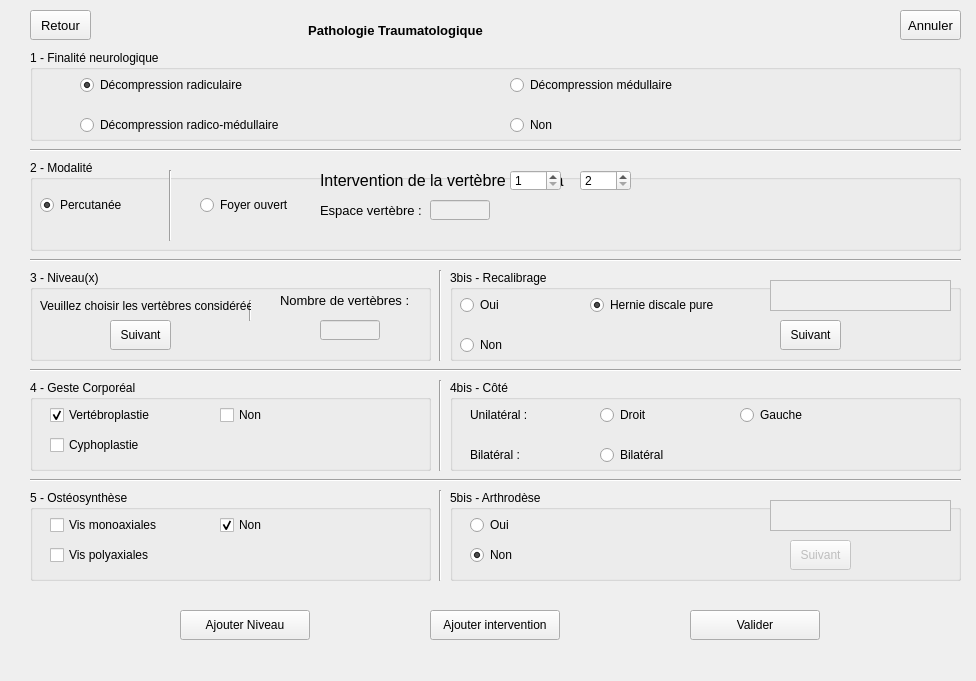
<?xml version="1.0" encoding="UTF-8"?>
<ui version="4.0">
 <class>Frame</class>
 <widget class="QFrame" name="Frame">
  <property name="geometry">
   <rect>
    <x>0</x>
    <y>0</y>
    <width>976</width>
    <height>681</height>
   </rect>
  </property>
  <property name="windowTitle">
   <string>Frame</string>
  </property>
  <widget class="QPushButton" name="pushButton_valider">
   <property name="geometry">
    <rect>
     <x>690</x>
     <y>610</y>
     <width>130</width>
     <height>30</height>
    </rect>
   </property>
   <property name="text">
    <string>Valider</string>
   </property>
  </widget>
  <widget class="QPushButton" name="pushButton_annuler">
   <property name="geometry">
    <rect>
     <x>900</x>
     <y>10</y>
     <width>61</width>
     <height>30</height>
    </rect>
   </property>
   <property name="font">
    <font>
     <pointsize>10</pointsize>
     <weight>50</weight>
     <bold>false</bold>
    </font>
   </property>
   <property name="text">
    <string>Annuler</string>
   </property>
  </widget>
  <widget class="QPushButton" name="pushButton_ajouterIntervention">
   <property name="geometry">
    <rect>
     <x>430</x>
     <y>610</y>
     <width>130</width>
     <height>30</height>
    </rect>
   </property>
   <property name="text">
    <string>Ajouter intervention</string>
   </property>
  </widget>
  <widget class="QPushButton" name="pushButton_retour">
   <property name="geometry">
    <rect>
     <x>30</x>
     <y>10</y>
     <width>61</width>
     <height>30</height>
    </rect>
   </property>
   <property name="font">
    <font>
     <pointsize>10</pointsize>
     <weight>50</weight>
     <bold>false</bold>
    </font>
   </property>
   <property name="text">
    <string>Retour</string>
   </property>
  </widget>
  <widget class="QGroupBox" name="groupBox_finaliteNeurologique">
   <property name="geometry">
    <rect>
     <x>30</x>
     <y>50</y>
     <width>931</width>
     <height>91</height>
    </rect>
   </property>
   <property name="title">
    <string>1 - Finalité neurologique</string>
   </property>
   <widget class="QRadioButton" name="radioButton_radicoMedullaire">
    <property name="geometry">
     <rect>
      <x>50</x>
      <y>60</y>
      <width>301</width>
      <height>30</height>
     </rect>
    </property>
    <property name="text">
     <string>Décompression radico-médullaire</string>
    </property>
   </widget>
   <widget class="QRadioButton" name="radioButton_non">
    <property name="geometry">
     <rect>
      <x>480</x>
      <y>60</y>
      <width>201</width>
      <height>30</height>
     </rect>
    </property>
    <property name="text">
     <string>Non</string>
    </property>
   </widget>
   <widget class="QRadioButton" name="radioButton_medullaire">
    <property name="geometry">
     <rect>
      <x>480</x>
      <y>20</y>
      <width>241</width>
      <height>30</height>
     </rect>
    </property>
    <property name="text">
     <string>Décompression médullaire</string>
    </property>
   </widget>
   <widget class="QRadioButton" name="radioButton_radiculaire">
    <property name="geometry">
     <rect>
      <x>50</x>
      <y>20</y>
      <width>301</width>
      <height>30</height>
     </rect>
    </property>
    <property name="text">
     <string>Décompression radiculaire</string>
    </property>
    <property name="checked">
     <bool>true</bool>
    </property>
   </widget>
  </widget>
  <widget class="QGroupBox" name="groupBox_Modalite">
   <property name="geometry">
    <rect>
     <x>30</x>
     <y>160</y>
     <width>931</width>
     <height>91</height>
    </rect>
   </property>
   <property name="title">
    <string>2 - Modalité</string>
   </property>
   <widget class="QLineEdit" name="lineEdit">
    <property name="enabled">
     <bool>false</bool>
    </property>
    <property name="geometry">
     <rect>
      <x>400</x>
      <y>40</y>
      <width>60</width>
      <height>20</height>
     </rect>
    </property>
   </widget>
   <widget class="QLabel" name="label_niveau">
    <property name="geometry">
     <rect>
      <x>290</x>
      <y>10</y>
      <width>401</width>
      <height>21</height>
     </rect>
    </property>
    <property name="font">
     <font>
      <pointsize>12</pointsize>
      <weight>50</weight>
      <bold>false</bold>
     </font>
    </property>
    <property name="text">
     <string>Intervention de la vertèbre           à             .</string>
    </property>
   </widget>
   <widget class="QLabel" name="label_niveauCalcul">
    <property name="geometry">
     <rect>
      <x>290</x>
      <y>40</y>
      <width>111</width>
      <height>21</height>
     </rect>
    </property>
    <property name="font">
     <font>
      <pointsize>10</pointsize>
      <weight>50</weight>
      <bold>false</bold>
     </font>
    </property>
    <property name="text">
     <string>Espace vertèbre : </string>
    </property>
   </widget>
   <widget class="QSpinBox" name="spinBox_nombre1">
    <property name="geometry">
     <rect>
      <x>480</x>
      <y>10</y>
      <width>51</width>
      <height>21</height>
     </rect>
    </property>
    <property name="minimum">
     <number>1</number>
    </property>
    <property name="maximum">
     <number>32</number>
    </property>
   </widget>
   <widget class="QSpinBox" name="spinBox_nombre2">
    <property name="geometry">
     <rect>
      <x>550</x>
      <y>10</y>
      <width>51</width>
      <height>21</height>
     </rect>
    </property>
    <property name="minimum">
     <number>2</number>
    </property>
    <property name="maximum">
     <number>33</number>
    </property>
   </widget>
   <widget class="QRadioButton" name="radioButton_foyerOuvert">
    <property name="geometry">
     <rect>
      <x>170</x>
      <y>30</y>
      <width>111</width>
      <height>30</height>
     </rect>
    </property>
    <property name="text">
     <string>Foyer ouvert</string>
    </property>
   </widget>
   <widget class="QRadioButton" name="radioButton_percutanee">
    <property name="geometry">
     <rect>
      <x>10</x>
      <y>30</y>
      <width>121</width>
      <height>30</height>
     </rect>
    </property>
    <property name="text">
     <string>Percutanée</string>
    </property>
    <property name="checked">
     <bool>true</bool>
    </property>
   </widget>
   <widget class="Line" name="line_5">
    <property name="geometry">
     <rect>
      <x>130</x>
      <y>10</y>
      <width>21</width>
      <height>71</height>
     </rect>
    </property>
    <property name="orientation">
     <enum>Qt::Vertical</enum>
    </property>
   </widget>
  </widget>
  <widget class="QGroupBox" name="groupBox_recalibrage">
   <property name="geometry">
    <rect>
     <x>450</x>
     <y>270</y>
     <width>511</width>
     <height>91</height>
    </rect>
   </property>
   <property name="title">
    <string>3bis - Recalibrage</string>
   </property>
   <widget class="QPushButton" name="pushButton_recalibrageSuivant">
    <property name="geometry">
     <rect>
      <x>330</x>
      <y>50</y>
      <width>61</width>
      <height>30</height>
     </rect>
    </property>
    <property name="text">
     <string>Suivant</string>
    </property>
   </widget>
   <widget class="QTextEdit" name="textEdit_resultatRecalibrage">
    <property name="enabled">
     <bool>false</bool>
    </property>
    <property name="geometry">
     <rect>
      <x>320</x>
      <y>10</y>
      <width>181</width>
      <height>31</height>
     </rect>
    </property>
   </widget>
   <widget class="QRadioButton" name="radioButton_recalibrageNon">
    <property name="geometry">
     <rect>
      <x>10</x>
      <y>60</y>
      <width>121</width>
      <height>30</height>
     </rect>
    </property>
    <property name="text">
     <string>Non</string>
    </property>
   </widget>
   <widget class="QRadioButton" name="radioButton_recalibrageOui">
    <property name="geometry">
     <rect>
      <x>10</x>
      <y>20</y>
      <width>71</width>
      <height>30</height>
     </rect>
    </property>
    <property name="text">
     <string>Oui</string>
    </property>
   </widget>
   <widget class="QRadioButton" name="radioButton_herniePure">
    <property name="geometry">
     <rect>
      <x>140</x>
      <y>20</y>
      <width>141</width>
      <height>30</height>
     </rect>
    </property>
    <property name="text">
     <string>Hernie discale pure</string>
    </property>
    <property name="checked">
     <bool>true</bool>
    </property>
   </widget>
  </widget>
  <widget class="QGroupBox" name="groupBox_arthrodese">
   <property name="geometry">
    <rect>
     <x>450</x>
     <y>490</y>
     <width>511</width>
     <height>91</height>
    </rect>
   </property>
   <property name="title">
    <string>5bis - Arthrodèse</string>
   </property>
   <widget class="QPushButton" name="pushButton_arthrodeseSuivant">
    <property name="enabled">
     <bool>false</bool>
    </property>
    <property name="geometry">
     <rect>
      <x>340</x>
      <y>50</y>
      <width>61</width>
      <height>30</height>
     </rect>
    </property>
    <property name="text">
     <string>Suivant</string>
    </property>
   </widget>
   <widget class="QTextEdit" name="textEdit_resultatArthrodese">
    <property name="enabled">
     <bool>false</bool>
    </property>
    <property name="geometry">
     <rect>
      <x>320</x>
      <y>10</y>
      <width>181</width>
      <height>31</height>
     </rect>
    </property>
   </widget>
   <widget class="QRadioButton" name="radioButton_arthrodeseOui">
    <property name="geometry">
     <rect>
      <x>20</x>
      <y>20</y>
      <width>101</width>
      <height>30</height>
     </rect>
    </property>
    <property name="text">
     <string>Oui</string>
    </property>
   </widget>
   <widget class="QRadioButton" name="radioButton_arthrodeseNon">
    <property name="geometry">
     <rect>
      <x>20</x>
      <y>50</y>
      <width>121</width>
      <height>30</height>
     </rect>
    </property>
    <property name="text">
     <string>Non</string>
    </property>
    <property name="checked">
     <bool>true</bool>
    </property>
   </widget>
  </widget>
  <widget class="Line" name="line">
   <property name="geometry">
    <rect>
     <x>30</x>
     <y>140</y>
     <width>931</width>
     <height>20</height>
    </rect>
   </property>
   <property name="orientation">
    <enum>Qt::Horizontal</enum>
   </property>
  </widget>
  <widget class="Line" name="line_2">
   <property name="geometry">
    <rect>
     <x>30</x>
     <y>250</y>
     <width>931</width>
     <height>20</height>
    </rect>
   </property>
   <property name="orientation">
    <enum>Qt::Horizontal</enum>
   </property>
  </widget>
  <widget class="Line" name="line_3">
   <property name="geometry">
    <rect>
     <x>30</x>
     <y>360</y>
     <width>931</width>
     <height>20</height>
    </rect>
   </property>
   <property name="orientation">
    <enum>Qt::Horizontal</enum>
   </property>
  </widget>
  <widget class="Line" name="line_4">
   <property name="geometry">
    <rect>
     <x>30</x>
     <y>470</y>
     <width>931</width>
     <height>20</height>
    </rect>
   </property>
   <property name="orientation">
    <enum>Qt::Horizontal</enum>
   </property>
  </widget>
  <widget class="QLabel" name="label_titre">
   <property name="geometry">
    <rect>
     <x>120</x>
     <y>-10</y>
     <width>551</width>
     <height>81</height>
    </rect>
   </property>
   <property name="font">
    <font>
     <pointsize>16</pointsize>
     <weight>75</weight>
     <bold>true</bold>
    </font>
   </property>
   <property name="text">
    <string>&lt;html&gt;&lt;head/&gt;&lt;body&gt;&lt;p align=&quot;center&quot;&gt;&lt;span style=&quot; font-size:10pt;&quot;&gt;Pathologie Traumatologique&lt;/span&gt;&lt;/p&gt;&lt;/body&gt;&lt;/html&gt;</string>
   </property>
  </widget>
  <widget class="Line" name="line_6">
   <property name="geometry">
    <rect>
     <x>430</x>
     <y>380</y>
     <width>21</width>
     <height>91</height>
    </rect>
   </property>
   <property name="orientation">
    <enum>Qt::Vertical</enum>
   </property>
  </widget>
  <widget class="Line" name="line_7">
   <property name="geometry">
    <rect>
     <x>430</x>
     <y>490</y>
     <width>21</width>
     <height>91</height>
    </rect>
   </property>
   <property name="orientation">
    <enum>Qt::Vertical</enum>
   </property>
  </widget>
  <widget class="QGroupBox" name="groupBox_gesteCorpo">
   <property name="geometry">
    <rect>
     <x>30</x>
     <y>380</y>
     <width>401</width>
     <height>91</height>
    </rect>
   </property>
   <property name="title">
    <string>4 - Geste Corporéal</string>
   </property>
   <widget class="QCheckBox" name="checkBox_vertebroplastie">
    <property name="geometry">
     <rect>
      <x>20</x>
      <y>20</y>
      <width>151</width>
      <height>30</height>
     </rect>
    </property>
    <property name="text">
     <string>Vertébroplastie</string>
    </property>
    <property name="checked">
     <bool>true</bool>
    </property>
   </widget>
   <widget class="QCheckBox" name="checkBox_radicoMedullaire_4">
    <property name="geometry">
     <rect>
      <x>20</x>
      <y>50</y>
      <width>151</width>
      <height>30</height>
     </rect>
    </property>
    <property name="text">
     <string>Cyphoplastie</string>
    </property>
   </widget>
   <widget class="QCheckBox" name="checkBox_corporealNon">
    <property name="geometry">
     <rect>
      <x>190</x>
      <y>20</y>
      <width>121</width>
      <height>30</height>
     </rect>
    </property>
    <property name="text">
     <string>Non</string>
    </property>
   </widget>
  </widget>
  <widget class="QGroupBox" name="groupBox_osteosynthese">
   <property name="geometry">
    <rect>
     <x>30</x>
     <y>490</y>
     <width>401</width>
     <height>91</height>
    </rect>
   </property>
   <property name="title">
    <string>5 - Ostéosynthèse</string>
   </property>
   <widget class="QCheckBox" name="checkBox_visMonoaxiales">
    <property name="geometry">
     <rect>
      <x>20</x>
      <y>20</y>
      <width>161</width>
      <height>30</height>
     </rect>
    </property>
    <property name="text">
     <string>Vis monoaxiales</string>
    </property>
   </widget>
   <widget class="QCheckBox" name="checkBox_visPolyaxiales">
    <property name="geometry">
     <rect>
      <x>20</x>
      <y>50</y>
      <width>151</width>
      <height>30</height>
     </rect>
    </property>
    <property name="text">
     <string>Vis polyaxiales</string>
    </property>
   </widget>
   <widget class="QCheckBox" name="checkBox_osteosyntheseNon">
    <property name="geometry">
     <rect>
      <x>190</x>
      <y>20</y>
      <width>131</width>
      <height>30</height>
     </rect>
    </property>
    <property name="text">
     <string>Non</string>
    </property>
    <property name="checked">
     <bool>true</bool>
    </property>
   </widget>
  </widget>
  <widget class="QPushButton" name="pushButton_ajouterNiveau">
   <property name="geometry">
    <rect>
     <x>180</x>
     <y>610</y>
     <width>130</width>
     <height>30</height>
    </rect>
   </property>
   <property name="text">
    <string>Ajouter Niveau</string>
   </property>
  </widget>
  <widget class="QGroupBox" name="groupBox_Niveau">
   <property name="geometry">
    <rect>
     <x>30</x>
     <y>270</y>
     <width>401</width>
     <height>91</height>
    </rect>
   </property>
   <property name="title">
    <string>3 - Niveau(x)</string>
   </property>
   <widget class="QLineEdit" name="lineEdit_nombreVertebre">
    <property name="enabled">
     <bool>false</bool>
    </property>
    <property name="geometry">
     <rect>
      <x>290</x>
      <y>50</y>
      <width>60</width>
      <height>20</height>
     </rect>
    </property>
   </widget>
   <widget class="QLabel" name="label_nombreVertebre">
    <property name="geometry">
     <rect>
      <x>250</x>
      <y>20</y>
      <width>141</width>
      <height>21</height>
     </rect>
    </property>
    <property name="font">
     <font>
      <pointsize>10</pointsize>
      <weight>50</weight>
      <bold>false</bold>
     </font>
    </property>
    <property name="text">
     <string>Nombre de vertèbres :</string>
    </property>
   </widget>
   <widget class="Line" name="line_8">
    <property name="geometry">
     <rect>
      <x>210</x>
      <y>30</y>
      <width>21</width>
      <height>21</height>
     </rect>
    </property>
    <property name="orientation">
     <enum>Qt::Vertical</enum>
    </property>
   </widget>
   <widget class="QPushButton" name="pushButton_recalibrageSuivant_2">
    <property name="geometry">
     <rect>
      <x>80</x>
      <y>50</y>
      <width>61</width>
      <height>30</height>
     </rect>
    </property>
    <property name="text">
     <string>Suivant</string>
    </property>
   </widget>
   <widget class="QLabel" name="label">
    <property name="geometry">
     <rect>
      <x>10</x>
      <y>20</y>
      <width>211</width>
      <height>31</height>
     </rect>
    </property>
    <property name="text">
     <string>Veuillez choisir les vertèbres considérées : </string>
    </property>
   </widget>
  </widget>
  <widget class="Line" name="line_9">
   <property name="geometry">
    <rect>
     <x>430</x>
     <y>270</y>
     <width>21</width>
     <height>91</height>
    </rect>
   </property>
   <property name="orientation">
    <enum>Qt::Vertical</enum>
   </property>
  </widget>
  <widget class="QGroupBox" name="groupBox">
   <property name="geometry">
    <rect>
     <x>450</x>
     <y>380</y>
     <width>511</width>
     <height>91</height>
    </rect>
   </property>
   <property name="title">
    <string>4bis - Côté</string>
   </property>
   <widget class="QLabel" name="label_unilateral">
    <property name="geometry">
     <rect>
      <x>20</x>
      <y>20</y>
      <width>121</width>
      <height>30</height>
     </rect>
    </property>
    <property name="font">
     <font>
      <weight>50</weight>
      <bold>false</bold>
     </font>
    </property>
    <property name="text">
     <string>Unilatéral :</string>
    </property>
   </widget>
   <widget class="QLabel" name="label_bilateral">
    <property name="geometry">
     <rect>
      <x>20</x>
      <y>60</y>
      <width>121</width>
      <height>30</height>
     </rect>
    </property>
    <property name="font">
     <font>
      <weight>50</weight>
      <bold>false</bold>
     </font>
    </property>
    <property name="text">
     <string>Bilatéral :</string>
    </property>
   </widget>
   <widget class="QRadioButton" name="radioButton_bilateral">
    <property name="geometry">
     <rect>
      <x>150</x>
      <y>60</y>
      <width>261</width>
      <height>30</height>
     </rect>
    </property>
    <property name="text">
     <string>Bilatéral</string>
    </property>
   </widget>
   <widget class="QRadioButton" name="radioButton_Droit">
    <property name="enabled">
     <bool>true</bool>
    </property>
    <property name="geometry">
     <rect>
      <x>150</x>
      <y>20</y>
      <width>141</width>
      <height>30</height>
     </rect>
    </property>
    <property name="text">
     <string>Droit</string>
    </property>
   </widget>
   <widget class="QRadioButton" name="radioButton_gauche">
    <property name="geometry">
     <rect>
      <x>290</x>
      <y>20</y>
      <width>141</width>
      <height>30</height>
     </rect>
    </property>
    <property name="text">
     <string>Gauche</string>
    </property>
   </widget>
  </widget>
  <zorder>label_titre</zorder>
  <zorder>groupBox_arthrodese</zorder>
  <zorder>groupBox_recalibrage</zorder>
  <zorder>groupBox_Modalite</zorder>
  <zorder>groupBox_finaliteNeurologique</zorder>
  <zorder>pushButton_valider</zorder>
  <zorder>pushButton_annuler</zorder>
  <zorder>pushButton_ajouterIntervention</zorder>
  <zorder>pushButton_retour</zorder>
  <zorder>line</zorder>
  <zorder>line_2</zorder>
  <zorder>line_3</zorder>
  <zorder>line_4</zorder>
  <zorder>line_6</zorder>
  <zorder>line_7</zorder>
  <zorder>groupBox_gesteCorpo</zorder>
  <zorder>groupBox_osteosynthese</zorder>
  <zorder>pushButton_ajouterNiveau</zorder>
  <zorder>groupBox_Niveau</zorder>
  <zorder>line_9</zorder>
  <zorder>groupBox</zorder>
 </widget>
 <resources/>
 <connections/>
</ui>
